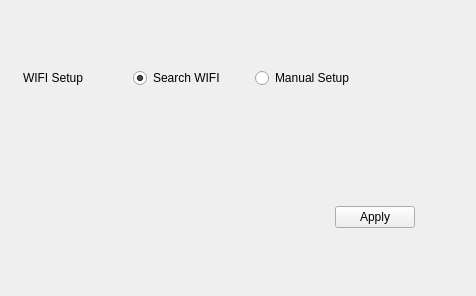
<?xml version="1.0" encoding="UTF-8"?>
<ui version="4.0">
 <class>PageWifiSetup</class>
 <widget class="QWidget" name="PageWifiSetup">
  <property name="geometry">
   <rect>
    <x>0</x>
    <y>0</y>
    <width>476</width>
    <height>296</height>
   </rect>
  </property>
  <property name="windowTitle">
   <string>Form</string>
  </property>
  <property name="styleSheet">
   <string notr="true">/*QStackedWidget ,#page ,#page_2 {
min-width:500;
max-width:500;
min-height:300;
max-height:300;
}

#PageWifiSetup{
min-width:500;
max-width:500;
min-height:400;
max-height:400;
}*/</string>
  </property>
  <layout class="QVBoxLayout" name="verticalLayout_2">
   <item>
    <layout class="QVBoxLayout" name="verticalLayout">
     <property name="spacing">
      <number>30</number>
     </property>
     <item>
      <spacer name="verticalSpacer">
       <property name="orientation">
        <enum>Qt::Vertical</enum>
       </property>
       <property name="sizeHint" stdset="0">
        <size>
         <width>20</width>
         <height>40</height>
        </size>
       </property>
      </spacer>
     </item>
     <item>
      <layout class="QHBoxLayout" name="horizontalLayout_3" stretch="0,0,0">
       <property name="spacing">
        <number>50</number>
       </property>
       <property name="leftMargin">
        <number>12</number>
       </property>
       <item>
        <widget class="QLabel" name="label">
         <property name="text">
          <string>WIFI Setup</string>
         </property>
        </widget>
       </item>
       <item>
        <layout class="QHBoxLayout" name="horizontalLayout">
         <property name="spacing">
          <number>30</number>
         </property>
         <item>
          <widget class="QRadioButton" name="radioButton_searchWifi">
           <property name="text">
            <string>Search WIFI</string>
           </property>
           <property name="checked">
            <bool>true</bool>
           </property>
          </widget>
         </item>
         <item>
          <widget class="QRadioButton" name="radioButton_manualSetup">
           <property name="text">
            <string>Manual Setup</string>
           </property>
          </widget>
         </item>
        </layout>
       </item>
       <item>
        <spacer name="horizontalSpacer_2">
         <property name="orientation">
          <enum>Qt::Horizontal</enum>
         </property>
         <property name="sizeHint" stdset="0">
          <size>
           <width>40</width>
           <height>20</height>
          </size>
         </property>
        </spacer>
       </item>
      </layout>
     </item>
     <item>
      <widget class="QStackedWidget" name="stackedWidget">
       <widget class="QWidget" name="page"/>
       <widget class="QWidget" name="page_2"/>
      </widget>
     </item>
     <item>
      <layout class="QHBoxLayout" name="horizontalLayout_2">
       <property name="rightMargin">
        <number>50</number>
       </property>
       <item>
        <spacer name="horizontalSpacer">
         <property name="orientation">
          <enum>Qt::Horizontal</enum>
         </property>
         <property name="sizeHint" stdset="0">
          <size>
           <width>40</width>
           <height>20</height>
          </size>
         </property>
        </spacer>
       </item>
       <item>
        <widget class="QPushButton" name="pushButton">
         <property name="text">
          <string>Apply</string>
         </property>
        </widget>
       </item>
      </layout>
     </item>
     <item>
      <spacer name="verticalSpacer_3">
       <property name="orientation">
        <enum>Qt::Vertical</enum>
       </property>
       <property name="sizeHint" stdset="0">
        <size>
         <width>20</width>
         <height>40</height>
        </size>
       </property>
      </spacer>
     </item>
    </layout>
   </item>
  </layout>
 </widget>
 <resources/>
 <connections/>
</ui>
